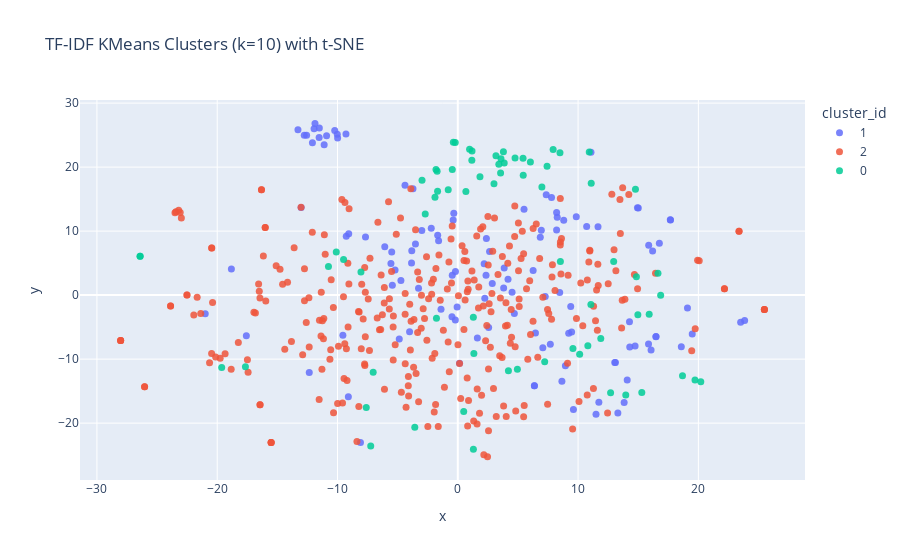

Write notebook code for a chart like this one.
### Code cell
# TF-IDF -> KMeans(k=10) -> t-SNE(2D) -> Plotly hover with <br> every 15 words

# pip install plotly scikit-learn

import pandas as pd
from sklearn.feature_extraction.text import TfidfVectorizer
from sklearn.cluster import KMeans
from sklearn.decomposition import TruncatedSVD
from sklearn.manifold import TSNE
import plotly.express as px


def wrap_every_n_words(s: str, n: int = 15, br: str = "<br>") -> str:
    words = s.split()
    return br.join(" ".join(words[i : i + n]) for i in range(0, len(words), n))


df_sampled = df.sample(500, random_state=42)
# 1) TF-IDF
texts = df_sampled["Text"].astype(str).fillna("")
vectorizer = TfidfVectorizer(min_df=2, max_df=0.95)
X = vectorizer.fit_transform(texts)

# 2) KMeans on TF-IDF
k = 3
kmeans = KMeans(n_clusters=k, n_init=10, random_state=42)
cluster_ids = kmeans.fit_predict(X)
df_sampled["cluster_id"] = cluster_ids

# 3) Dim reduction then t-SNE (t-SNE works better after SVD on sparse TF-IDF)
svd = TruncatedSVD(n_components=50, random_state=42)
X_50 = svd.fit_transform(X)

# t-SNE params (perplexity must be < n_samples)
n_samples = len(texts)
perplexity = max(5, min(30, n_samples - 1))  # safe default
tsne = TSNE(
    n_components=2,
    init="pca",
    learning_rate="auto",
    perplexity=perplexity,
    random_state=42,
)
coords_2d = tsne.fit_transform(X_50)

# 4) Viz df with wrapped text for hover
viz_df = pd.DataFrame(
    {
        "x": coords_2d[:, 0],
        "y": coords_2d[:, 1],
        "cluster_id": cluster_ids.astype(str),
        "text_wrapped": [wrap_every_n_words(t, 15) for t in texts],
    }
)

# 5) Plotly scatter with hover
fig = px.scatter(
    viz_df,
    x="x",
    y="y",
    color="cluster_id",
    title="TF-IDF KMeans Clusters (k=10) with t-SNE",
    custom_data=["text_wrapped", "cluster_id"],
)
fig.update_traces(
    marker=dict(size=7, opacity=0.85),
    hovertemplate="%{customdata[0]}<br><b>cluster:</b> %{customdata[1]}<extra></extra>",
)
fig.update_layout(legend_title_text="cluster_id")
fig.show()

### Figure 1 — Plotly figure (JSON) as saved in the notebook; plotly's stock layout.template omitted (floating-point values rounded to 4 significant figures; data arrays with more than 128 entries replaced by an {"elided": "..."} marker saying what was removed)
{"data": [{"customdata": {"elided": "118x2 str values"}, "hovertemplate": "%{customdata[0]}<br><b>cluster:</b> %{customdata[1]}<extra></extra>", "legendgroup": "1", "marker": {"color": "#636efa", "opacity": 0.85, "size": 7, "symbol": "circle"}, "mode": "markers", "name": "1", "orientation": "v", "showlegend": true, "type": "scatter", "x": [13.11, 14.27, 2.244, -5.215, 23.52, -4.865, 10.71, -2.206, 6.859, -3.265, 2.643, 7.27, -20.99, 9.463, 2.192, 8.657, -5.491, 14.93, -2.992, -0.4607, 14.74, -11.53, 9.85, 11.66, 6.369, 9.612, 13.31, 8.472, -10.02, 6.944, -4.007, 2.348, 8.946, 2.866, 0.1433, -3.844, 11.07, -0.2037, -0.3314, 15.87, 7.07, -13.02, -0.4848, -7.672, -1.671, -1.394, -11.95, 7.352, -9.553, -5.44, 6.265, -8.09, -3.825, 4.513, -13.29, -10.23, -4.728, -9.297, -11.87, 16.19, 8.268, 2.379, 14.3, -3.725, 19.49, 8.215, 2.566, 11.49, -9.099, 18.58, 17.68, -5.558, 14.08, 8.215, 8.807, 7.794, -0.3835, 1.628, 6.369, 4.177, -11.11, -9.991, 13.05, 6.457, -11.51, 23.85, 3.857, -1.595, 9.221, 13.83, 4.7, 9.39, -4.388, 7.692, -9.067, 16.07, 11.73, -12.35, 16.48, -12.76, -12.08, -0.194, -6.071, 3.814, 16.76, 19.09, 17.67, -17.58, -18.82, -3.519, -10.91, -9.271, -0.05531, -12.57, 15.86, 5.509, 15.01, 16.47], "xaxis": "x", "y": [-10.52, -4.153, -0.4809, 3.925, -4.225, -6.862, 10.72, 10.46, 9.05, 1.072, 6.808, -0.2121, -2.924, -5.774, 4.887, -13.46, 6.753, 13.63, 10.08, 3.109, -7.951, 24.64, 12.24, 10.69, -14.16, -17.86, -18.42, 0.4087, 25.14, 10.15, -5.732, 3.089, -11.02, 1.818, -10.65, 5.038, 22.34, -3.88, 12.8, 7.778, -8.238, 13.71, -3.396, 9.063, 9.34, -2.202, 25.98, 15.69, -6.276, 1.527, 3.861, -23.03, 6.915, 0.442, 25.84, 25.74, 2.272, 25.18, 26.83, 6.892, 12.15, 8.835, -8.093, 16.63, -6.091, 10.19, -5.075, -18.62, -15.88, -8.059, 11.74, 4.925, -13.25, 12.89, 11.69, 15.24, 11.74, -6.695, -14.16, 2.478, 23.48, 24.56, -10.51, -5.901, 26.13, -3.981, 4.246, 8.515, -5.972, -16.8, -2.859, -1.78, 17.18, -7.678, 9.576, -8.579, -16.73, -12.09, -6.462, 24.99, 23.8, 3.685, 7.56, 1.127, 8.098, -1.998, 11.77, -6.331, 4.063, 7.977, 24.91, 9.182, -1.867, 24.97, -7.655, 13.42, 13.6, -6.497], "yaxis": "y"}, {"customdata": {"elided": "311x2 str values"}, "hovertemplate": "%{customdata[0]}<br><b>cluster:</b> %{customdata[1]}<extra></extra>", "legendgroup": "2", "marker": {"color": "#EF553B", "opacity": 0.85, "size": 7, "symbol": "circle"}, "mode": "markers", "name": "2", "orientation": "v", "showlegend": true, "type": "scatter", "x": {"elided": "311 float values"}, "xaxis": "x", "y": {"elided": "311 float values"}, "yaxis": "y"}, {"customdata": {"elided": "71x2 str values"}, "hovertemplate": "%{customdata[0]}<br><b>cluster:</b> %{customdata[1]}<extra></extra>", "legendgroup": "0", "marker": {"color": "#00cc96", "opacity": 0.85, "size": 7, "symbol": "circle"}, "mode": "markers", "name": "0", "orientation": "v", "showlegend": true, "type": "scatter", "x": [-7.033, -7.608, 20.2, -1.717, 4.76, -0.3682, 8.493, 11.06, 12.7, 1.184, 7.225, 5.425, 10.93, 10.81, -3.574, 13.97, 1.169, 7.926, 19.72, -8.05, 11.09, 10.13, -1.811, 14.85, -2.706, 0.9802, -1.773, 12.96, 3.86, -2.973, -17.65, 3.01, -0.7952, 14.97, 4.954, 3.793, -0.4573, 0.4931, -10.1, -0.2094, 1.844, 6.992, 1.293, 3.412, 5.441, 15.3, -26.41, 1.297, 3.591, 6.037, 11.89, 16.64, -1.895, 18.68, 7.421, 0.6723, 14.77, -19.63, -10.75, -26.41, 4.209, 15.91, -1.681, -7.237, 8.53, 16.87, 3.558, 9.572, -9.495, 3.173, 1.337], "xaxis": "x", "y": [-12.06, -17.56, -13.55, 19.35, 21.42, 23.89, 22.25, -1.455, -15.26, 22.51, -10.43, 21.39, 22.34, -7.907, -20.65, -15.59, 21.08, 22.74, -13.27, 3.614, 17.46, -9.244, 19.65, 2.859, 12.67, 22.8, -3.619, 5.257, 20.63, 17.95, -11.2, 17.4, 16.47, -3.075, -11.57, 22.4, 19.64, -18.17, 6.751, 23.86, 18.49, 16.89, -3.444, 20.44, 18.73, -15.23, 6.089, -24.08, 21.32, 20.8, -6.766, 3.433, 15.3, -12.62, 20.14, 16.21, 16.55, -11.3, 4.481, 6.089, -11.8, -2.999, 16.23, -23.57, 5.267, -0.03173, 19.08, -8.349, 5.551, 21.79, -9.109], "yaxis": "y"}], "layout": {"legend": {"title": {"text": "cluster_id"}, "tracegroupgap": 0}, "title": {"text": "TF-IDF KMeans Clusters (k=10) with t-SNE"}, "xaxis": {"anchor": "y", "domain": [0, 1], "title": {"text": "x"}}, "yaxis": {"anchor": "x", "domain": [0, 1], "title": {"text": "y"}}}}
